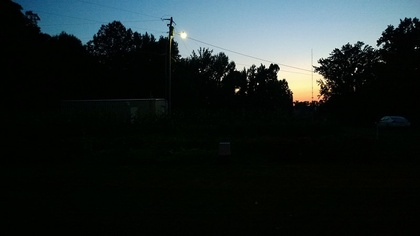
%> input picture src/image.jpg, 420 x 236 px, shrunk from 800 x 450 before the run
$ octave img_enhance.m   (GNU Octave 9; MATLAB toolbox functions it lacks are replaced by stand-ins)
%> lines starting %> are read from the running program, lines starting %| are printed output that depends on the picture
### src/my_histeq.m
function [I_eq, I_eq_pmf] = my_histeq(I)
    %MY_HISTEQ Performs histogram equalization.
    % Histogram equalization is a technique for adjusting image
    % intensities to enhance contrast.
    % This is a self-implemented version of histogram equalization,
    % rendering subtle differences between my_histeq and MATLAB
    % built-in function histeq, actually, it's said that MATLAB histeq
    % is not a pure implementation of histogram equalization algorithm,
    % but an improved version.
    % Note: only support grayscale images by now.
    %
    % Inputs:
    %   - I: 2 dimensional array, typically an image in the
    %           spatial domain
    %
    % Outputs：
    %   - I_eq: result image of histogram equalization
    %   - I_eq_pmf: possibility density function (or statistical result) of
    %               the result image
    %
    % Usage：
    %   - [I_eq, I_eq_pmf] = my_histeq(I)
    %
    % Created by Xingyi Li on Oct. 4, 2019.
    % Copyright © 2019 Huazhong University of Science and Technology.
    % All rights reserved.

    % Convert to grayscale image
    if ndims(I) == 3
        I = rgb2gray(I);
    end
    [m, n] = size(I);
    % Compute the histogram of I
    pmf = my_imhist(I);
    % Compute cumulative distribution function
    cdf = cumsum(pmf);

    % Obtain the mapping relationship
    s = round(cdf*255);

    % Apply the result to image
    I_eq = I;
    for i = 0:255
        I_eq(I==i) = s(i+1);
    end

    I_eq_pmf = zeros(1, 256);
    % Compute the histogram
    for k = 0:255
        I_eq_pmf(k+1) = length(find(I_eq==k))/(m*n);
    end
end

### src/my_imhist.m
function pmf = my_imhist(I)
    %MY_IMHIST Computes and display the histogram of the input image I.
    % Virtually identical to the MATLAB built-in functions.
    % Note: only support grayscale images by now.
    %
    % Inputs:
    %   - I: 2 dimensional array, typically an image in the
    %           spatial domain
    %
    % Outputs：
    %   - pmf：probability density function of I
    %
    % Usage：
    %   - my_imhist(I)
    %   - pmf = my_imhist(I)
    %
    % Created by Xingyi Li on Oct. 3, 2019.
    % Copyright © 2019 Huazhong University of Science and Technology.
    % All rights reserved.

    % Convert to grayscale image
    if ndims(I) == 3
        I = rgb2gray(I);
    end

    [m, n] = size(I);
    pmf = zeros(1,256);
    % Compute the histogram
    for k = 0:255
        pmf(k+1) = length(find(I==k))/(m*n);
    end
end

### src/subaxis.m
function h=subaxis(varargin)
%SUBAXIS Create axes in tiled positions. (just like subplot)
%   Usage:
%      h=subaxis(rows,cols,cellno[,settings])
%      h=subaxis(rows,cols,cellx,celly[,settings])
%      h=subaxis(rows,cols,cellx,celly,spanx,spany[,settings])
%
% SETTINGS: Spacing,SpacingHoriz,SpacingVert
%           Padding,PaddingRight,PaddingLeft,PaddingTop,PaddingBottom
%           Margin,MarginRight,MarginLeft,MarginTop,MarginBottom
%           Holdaxis
%
%           all units are relative (i.e. from 0 to 1)
%
%           Abbreviations of parameters can be used.. (Eg MR instead of MarginRight)
%           (holdaxis means that it wont delete any axes below.)
%
%
% Example:
%
%   >> subaxis(2,1,1,'SpacingVert',0,'MR',0);
%   >> imagesc(magic(3))
%   >> subaxis(2,'p',.02);
%   >> imagesc(magic(4))
%
% 2001-2014 / Aslak Grinsted  (Feel free to modify this code.)

f=gcf;


UserDataArgsOK=0;
Args=get(f,'UserData');
if isstruct(Args)
    UserDataArgsOK=isfield(Args,'SpacingHorizontal')&isfield(Args,'Holdaxis')&isfield(Args,'rows')&isfield(Args,'cols');
end
OKToStoreArgs=isempty(Args)|UserDataArgsOK;

if isempty(Args)&&(~UserDataArgsOK)
    Args=struct('Holdaxis',0, ...
        'SpacingVertical',0.05,'SpacingHorizontal',0.05, ...
        'PaddingLeft',0,'PaddingRight',0,'PaddingTop',0,'PaddingBottom',0, ...
        'MarginLeft',.1,'MarginRight',.1,'MarginTop',.1,'MarginBottom',.1, ...
        'rows',[],'cols',[]);
end
Args=parseArgs(varargin,Args,{'Holdaxis'},{'Spacing' {'sh','sv'}; 'Padding' {'pl','pr','pt','pb'}; 'Margin' {'ml','mr','mt','mb'}});

if (length(Args.NumericArguments)>2)
    Args.rows=Args.NumericArguments{1};
    Args.cols=Args.NumericArguments{2};
%remove these 2 numerical arguments
    Args.NumericArguments={Args.NumericArguments{3:end}};
end

if OKToStoreArgs
    set(f,'UserData',Args);
end


switch length(Args.NumericArguments)
   case 0
       return % no arguments but rows/cols....
   case 1
       if numel(Args.NumericArguments{1}) > 1 % restore subplot(m,n,[x y]) behaviour
           [x1 y1] = ind2sub([Args.cols Args.rows],Args.NumericArguments{1}(1)); % subplot and ind2sub count differently (column instead of row first) --> switch cols/rows
           [x2 y2] = ind2sub([Args.cols Args.rows],Args.NumericArguments{1}(end));
       else
           x1=mod((Args.NumericArguments{1}-1),Args.cols)+1; x2=x1;
           y1=floor((Args.NumericArguments{1}-1)/Args.cols)+1; y2=y1;
       end
%       x1=mod((Args.NumericArguments{1}-1),Args.cols)+1; x2=x1;
%       y1=floor((Args.NumericArguments{1}-1)/Args.cols)+1; y2=y1;
   case 2
      x1=Args.NumericArguments{1};x2=x1;
      y1=Args.NumericArguments{2};y2=y1;
   case 4
      x1=Args.NumericArguments{1};x2=x1+Args.NumericArguments{3}-1;
      y1=Args.NumericArguments{2};y2=y1+Args.NumericArguments{4}-1;
   otherwise
      error('subaxis argument error')
end


cellwidth=((1-Args.MarginLeft-Args.MarginRight)-(Args.cols-1)*Args.SpacingHorizontal)/Args.cols;
cellheight=((1-Args.MarginTop-Args.MarginBottom)-(Args.rows-1)*Args.SpacingVertical)/Args.rows;
xpos1=Args.MarginLeft+Args.PaddingLeft+cellwidth*(x1-1)+Args.SpacingHorizontal*(x1-1);
xpos2=Args.MarginLeft-Args.PaddingRight+cellwidth*x2+Args.SpacingHorizontal*(x2-1);
ypos1=Args.MarginTop+Args.PaddingTop+cellheight*(y1-1)+Args.SpacingVertical*(y1-1);
ypos2=Args.MarginTop-Args.PaddingBottom+cellheight*y2+Args.SpacingVertical*(y2-1);

if Args.Holdaxis
    h=axes('position',[xpos1 1-ypos2 xpos2-xpos1 ypos2-ypos1]);
else
    h=subplot('position',[xpos1 1-ypos2 xpos2-xpos1 ypos2-ypos1]);
end


set(h,'box','on');
%h=axes('position',[x1 1-y2 x2-x1 y2-y1]);
set(h,'units',get(gcf,'defaultaxesunits'));
set(h,'tag','subaxis');


if (nargout==0), clear h; end;

### src/parseArgs.m
function ArgStruct=parseArgs(args,ArgStruct,varargin)
% Helper function for parsing varargin.
%
%
% ArgStruct=parseArgs(varargin,ArgStruct[,FlagtypeParams[,Aliases]])
%
% * ArgStruct is the structure full of named arguments with default values.
% * Flagtype params is params that don't require a value. (the value will be set to 1 if it is present)
% * Aliases can be used to map one argument-name to several argstruct fields
%
%
% example usage:
% --------------
% function parseargtest(varargin)
%
% %define the acceptable named arguments and assign default values
% Args=struct('Holdaxis',0, ...
%        'SpacingVertical',0.05,'SpacingHorizontal',0.05, ...
%        'PaddingLeft',0,'PaddingRight',0,'PaddingTop',0,'PaddingBottom',0, ...
%        'MarginLeft',.1,'MarginRight',.1,'MarginTop',.1,'MarginBottom',.1, ...
%        'rows',[],'cols',[]);
%
% %The capital letters define abrreviations.
% %  Eg. parseargtest('spacingvertical',0) is equivalent to  parseargtest('sv',0)
%
% Args=parseArgs(varargin,Args, ... % fill the arg-struct with values entered by the user
%           {'Holdaxis'}, ... %this argument has no value (flag-type)
%           {'Spacing' {'sh','sv'}; 'Padding' {'pl','pr','pt','pb'}; 'Margin' {'ml','mr','mt','mb'}});
%
% disp(Args)
%
%
%
%
% Aslak Grinsted 2004

% -------------------------------------------------------------------------
%   Copyright (C) 2002-2004, Aslak Grinsted
%   This software may be used, copied, or redistributed as long as it is not
%   sold and this copyright notice is reproduced on each copy made.  This
%   routine is provided as is without any express or implied warranties
%   whatsoever.

persistent matlabver

if isempty(matlabver)
    matlabver=ver('MATLAB');
    matlabver=str2double(matlabver.Version);
end

Aliases={};
FlagTypeParams='';

if (length(varargin)>0)
    FlagTypeParams=lower(strvcat(varargin{1}));  %#ok
    if length(varargin)>1
        Aliases=varargin{2};
    end
end


%---------------Get "numeric" arguments
NumArgCount=1;
while (NumArgCount<=size(args,2))&&(~ischar(args{NumArgCount}))
    NumArgCount=NumArgCount+1;
end
NumArgCount=NumArgCount-1;
if (NumArgCount>0)
    ArgStruct.NumericArguments={args{1:NumArgCount}};
else
    ArgStruct.NumericArguments={};
end


%--------------Make an accepted fieldname matrix (case insensitive)
Fnames=fieldnames(ArgStruct);
for i=1:length(Fnames)
    name=lower(Fnames{i,1});
    Fnames{i,2}=name; %col2=lower
    Fnames{i,3}=[name(Fnames{i,1}~=name) ' ']; %col3=abreviation letters (those that are uppercase in the ArgStruct) e.g. SpacingHoriz->sh
    %the space prevents strvcat from removing empty lines
    Fnames{i,4}=isempty(strmatch(Fnames{i,2},FlagTypeParams)); %Does this parameter have a value?
end
FnamesFull=strvcat(Fnames{:,2}); %#ok
FnamesAbbr=strvcat(Fnames{:,3}); %#ok

if length(Aliases)>0
    for i=1:length(Aliases)
        name=lower(Aliases{i,1});
        FieldIdx=strmatch(name,FnamesAbbr,'exact'); %try abbreviations (must be exact)
        if isempty(FieldIdx)
            FieldIdx=strmatch(name,FnamesFull); %&??????? exact or not?
        end
        Aliases{i,2}=FieldIdx;
        Aliases{i,3}=[name(Aliases{i,1}~=name) ' ']; %the space prevents strvcat from removing empty lines
        Aliases{i,1}=name; %dont need the name in uppercase anymore for aliases
    end
    %Append aliases to the end of FnamesFull and FnamesAbbr
    FnamesFull=strvcat(FnamesFull,strvcat(Aliases{:,1})); %#ok
    FnamesAbbr=strvcat(FnamesAbbr,strvcat(Aliases{:,3})); %#ok
end

%--------------get parameters--------------------
l=NumArgCount+1;
while (l<=length(args))
    a=args{l};
    if ischar(a)
        paramHasValue=1; % assume that the parameter has is of type 'param',value
        a=lower(a);
        FieldIdx=strmatch(a,FnamesAbbr,'exact'); %try abbreviations (must be exact)
        if isempty(FieldIdx)
            FieldIdx=strmatch(a,FnamesFull);
        end
        if (length(FieldIdx)>1) %shortest fieldname should win
            [mx,mxi]=max(sum(FnamesFull(FieldIdx,:)==' ',2));%#ok
            FieldIdx=FieldIdx(mxi);
        end
        if FieldIdx>length(Fnames) %then it's an alias type.
            FieldIdx=Aliases{FieldIdx-length(Fnames),2};
        end

        if isempty(FieldIdx)
            error(['Unknown named parameter: ' a])
        end
        for curField=FieldIdx' %if it is an alias it could be more than one.
            if (Fnames{curField,4})
                if (l+1>length(args))
                    error(['Expected a value for parameter: ' Fnames{curField,1}])
                end
                val=args{l+1};
            else %FLAG PARAMETER
                if (l<length(args)) %there might be a explicitly specified value for the flag
                    val=args{l+1};
                    if isnumeric(val)
                        if (numel(val)==1)
                            val=logical(val);
                        else
                            error(['Invalid value for flag-parameter: ' Fnames{curField,1}])
                        end
                    else
                        val=true;
                        paramHasValue=0;
                    end
                else
                    val=true;
                    paramHasValue=0;
                end
            end
            if matlabver>=6
                ArgStruct.(Fnames{curField,1})=val; %try the line below if you get an error here
            else
                ArgStruct=setfield(ArgStruct,Fnames{curField,1},val); %#ok <-works in old matlab versions
            end
        end
        l=l+1+paramHasValue; %if a wildcard matches more than one
    else
        error(['Expected a named parameter: ' num2str(a)])
    end
end

### src/img_enhance.m
% 1. Histogram equalization
I = imread('image.jpg');
%> I is the input picture: size 236x420x3 uint8; mean R, G, B 29.6, 38.2, 38.7
I_gray = rgb2gray(I);
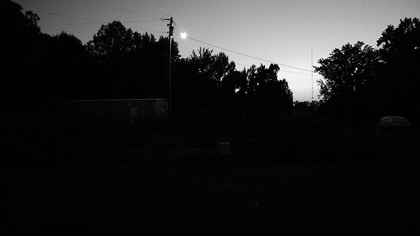
%> I_gray: size 236x420 uint8; min 0, max 254, mean 35.7
% Self-implemented function my_histeq
[I_eq, I_eq_pdf] = my_histeq(I_gray);
%> after the loop in my_imhist, `for k = 0:255`: pmf = 256 values, max 0.278 at index 3, min 0 at index 256, mean 0.00391
%> in my_histeq, `cdf = cumsum(pmf);`: cdf = 256 values from 0.00251 to 1
%> in my_histeq, `s = round(cdf*255);`: s = 256 values from 1 to 255
%> after the loop in my_histeq, `for i = 0:255`:
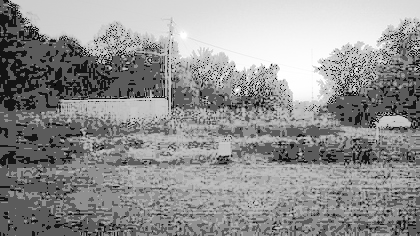
%> I_eq: size 236x420 uint8; min 1, max 255, mean 145.4
%> after the loop in my_histeq, `for k = 0:255`: I_eq_pmf = 256 values, max 0.278 at index 92, min 0 at index 1, mean 0.00391
%> I_eq_pdf has the same summary as I_eq_pmf in my_histeq
% MATLAB built-in function histeq
matlab_ans = histeq(I_gray);
%> the run ends on the next line

figure(3);
subaxis(2, 3, 1, 'Spacing', 0.02, 'Padding', 0.03, 'Margin', 0)
